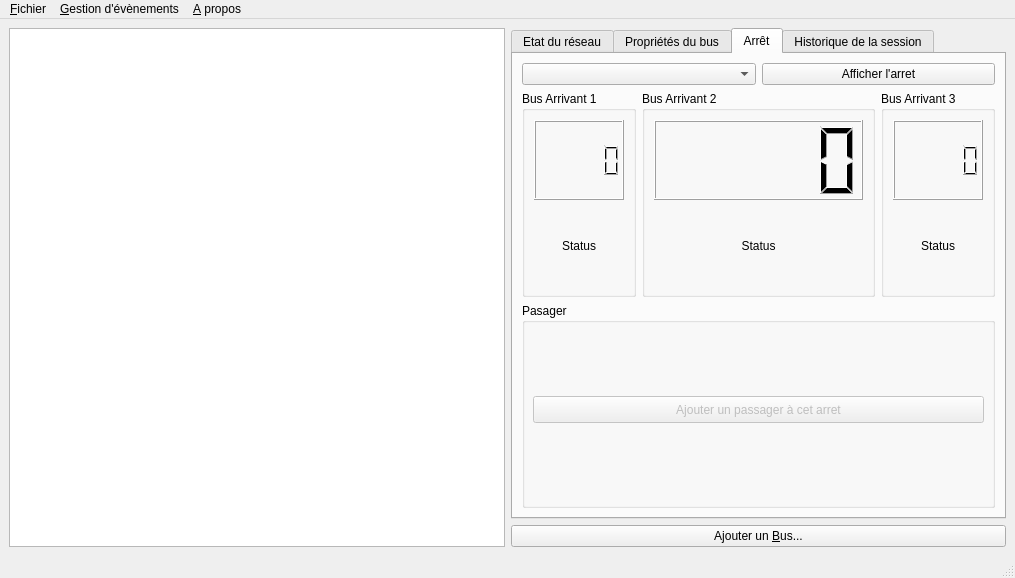
<ui version="4.0" >
 <class>Isibus</class>
 <widget class="QMainWindow" name="Isibus" >
  <property name="geometry" >
   <rect>
    <x>0</x>
    <y>0</y>
    <width>1015</width>
    <height>578</height>
   </rect>
  </property>
  <property name="windowTitle" >
   <string>MainWindow</string>
  </property>
  <widget class="QWidget" name="centralwidget" >
   <layout class="QGridLayout" >
    <property name="margin" >
     <number>9</number>
    </property>
    <property name="spacing" >
     <number>6</number>
    </property>
    <item row="0" column="1" >
     <widget class="QTabWidget" name="tabWidget" >
      <property name="currentIndex" >
       <number>2</number>
      </property>
      <widget class="QWidget" name="tab_etat_reseau" >
       <attribute name="title" >
        <string>Etat du réseau</string>
       </attribute>
       <layout class="QGridLayout" >
        <property name="margin" >
         <number>9</number>
        </property>
        <property name="spacing" >
         <number>6</number>
        </property>
        <item row="0" column="0" >
         <widget class="QTableWidget" name="tableWidget" >
          <column>
           <property name="text" >
            <string>Ligne</string>
           </property>
          </column>
          <column>
           <property name="text" >
            <string>Bus</string>
           </property>
          </column>
          <column>
           <property name="text" >
            <string>Etat</string>
           </property>
          </column>
         </widget>
        </item>
       </layout>
      </widget>
      <widget class="QWidget" name="tab_property" >
       <attribute name="title" >
        <string>Propriétés du bus</string>
       </attribute>
       <layout class="QGridLayout" >
        <property name="margin" >
         <number>9</number>
        </property>
        <property name="spacing" >
         <number>6</number>
        </property>
        <item row="2" column="0" colspan="2" >
         <widget class="QGroupBox" name="groupBox_2" >
          <property name="sizePolicy" >
           <sizepolicy>
            <hsizetype>5</hsizetype>
            <vsizetype>0</vsizetype>
            <horstretch>0</horstretch>
            <verstretch>0</verstretch>
           </sizepolicy>
          </property>
          <property name="title" >
           <string>Piloter le bus</string>
          </property>
          <layout class="QGridLayout" >
           <property name="margin" >
            <number>9</number>
           </property>
           <property name="spacing" >
            <number>6</number>
           </property>
           <item row="0" column="0" >
            <widget class="QPushButton" name="slowBusButton" >
             <property name="enabled" >
              <bool>false</bool>
             </property>
             <property name="text" >
              <string>Faire &amp;ralentir ce bus</string>
             </property>
             <property name="icon" >
              <iconset>../../build/ui/pics/bus_Slow.png</iconset>
             </property>
             <property name="iconSize" >
              <size>
               <width>30</width>
               <height>30</height>
              </size>
             </property>
            </widget>
           </item>
           <item row="0" column="1" >
            <widget class="QPushButton" name="accelBusButton" >
             <property name="enabled" >
              <bool>false</bool>
             </property>
             <property name="text" >
              <string>Faire &amp;accelerer ce bus</string>
             </property>
             <property name="icon" >
              <iconset>../../build/ui/pics/bus_Accel.png</iconset>
             </property>
             <property name="iconSize" >
              <size>
               <width>30</width>
               <height>30</height>
              </size>
             </property>
            </widget>
           </item>
          </layout>
         </widget>
        </item>
        <item row="4" column="0" colspan="2" >
         <widget class="QPushButton" name="delBusButton" >
          <property name="enabled" >
           <bool>false</bool>
          </property>
          <property name="text" >
           <string>&amp;Supprimer ce bus</string>
          </property>
          <property name="icon" >
           <iconset>../../build/ui/pics/bus_delete.png</iconset>
          </property>
          <property name="iconSize" >
           <size>
            <width>30</width>
            <height>30</height>
           </size>
          </property>
         </widget>
        </item>
        <item row="3" column="0" colspan="2" >
         <spacer>
          <property name="orientation" >
           <enum>Qt::Horizontal</enum>
          </property>
          <property name="sizeHint" >
           <size>
            <width>40</width>
            <height>20</height>
           </size>
          </property>
         </spacer>
        </item>
        <item row="0" column="1" >
         <widget class="QPushButton" name="button_viewbus" >
          <property name="text" >
           <string>Afficher ce bus</string>
          </property>
         </widget>
        </item>
        <item row="0" column="0" >
         <widget class="QComboBox" name="cbBus" />
        </item>
        <item row="1" column="0" colspan="2" >
         <widget class="QGroupBox" name="groupBox_3" >
          <property name="sizePolicy" >
           <sizepolicy>
            <hsizetype>5</hsizetype>
            <vsizetype>0</vsizetype>
            <horstretch>0</horstretch>
            <verstretch>0</verstretch>
           </sizepolicy>
          </property>
          <property name="title" >
           <string>Information sur le bus selectionné</string>
          </property>
          <layout class="QGridLayout" >
           <property name="margin" >
            <number>9</number>
           </property>
           <property name="spacing" >
            <number>6</number>
           </property>
           <item row="4" column="0" colspan="2" >
            <widget class="QGroupBox" name="groupBox_4" >
             <property name="title" >
              <string>Route / Segment</string>
             </property>
             <layout class="QGridLayout" >
              <property name="margin" >
               <number>9</number>
              </property>
              <property name="spacing" >
               <number>6</number>
              </property>
              <item row="0" column="1" >
               <widget class="QLCDNumber" name="lcdn_segment" />
              </item>
              <item row="0" column="0" >
               <widget class="QLCDNumber" name="lcdn_route" />
              </item>
             </layout>
            </widget>
           </item>
           <item row="1" column="1" >
            <widget class="QLCDNumber" name="lcdn_numero" />
           </item>
           <item row="1" column="0" >
            <widget class="QLabel" name="label_2" >
             <property name="text" >
              <string>Numéro du bus</string>
             </property>
            </widget>
           </item>
           <item row="0" column="1" >
            <widget class="QLCDNumber" name="lcdn_ligne" />
           </item>
           <item row="2" column="1" >
            <widget class="QLCDNumber" name="lcdn_capacite" />
           </item>
           <item row="0" column="0" >
            <widget class="QLabel" name="label" >
             <property name="text" >
              <string>Ligne</string>
             </property>
            </widget>
           </item>
           <item row="3" column="1" >
            <widget class="QLCDNumber" name="lcdn_vitesse" />
           </item>
           <item row="2" column="0" >
            <widget class="QLabel" name="label_3" >
             <property name="text" >
              <string>Capacité</string>
             </property>
            </widget>
           </item>
           <item row="3" column="0" >
            <widget class="QLabel" name="label_4" >
             <property name="text" >
              <string>Vitesse (km/h)</string>
             </property>
            </widget>
           </item>
          </layout>
         </widget>
        </item>
       </layout>
      </widget>
      <widget class="QWidget" name="tab_arret" >
       <attribute name="title" >
        <string>Arrêt</string>
       </attribute>
       <layout class="QGridLayout" >
        <property name="margin" >
         <number>9</number>
        </property>
        <property name="spacing" >
         <number>6</number>
        </property>
        <item row="0" column="2" colspan="2" >
         <widget class="QPushButton" name="button_viewarret" >
          <property name="text" >
           <string>Afficher l'arret</string>
          </property>
         </widget>
        </item>
        <item row="0" column="0" colspan="2" >
         <widget class="QComboBox" name="cb_arret" />
        </item>
        <item row="1" column="0" >
         <widget class="QGroupBox" name="gbBus1" >
          <property name="title" >
           <string>Bus Arrivant 1</string>
          </property>
          <layout class="QGridLayout" >
           <property name="margin" >
            <number>9</number>
           </property>
           <property name="spacing" >
            <number>6</number>
           </property>
           <item row="1" column="0" >
            <widget class="QLabel" name="lcdArretBusStatus1" >
             <property name="text" >
              <string>Status</string>
             </property>
             <property name="alignment" >
              <set>Qt::AlignCenter</set>
             </property>
            </widget>
           </item>
           <item row="0" column="0" >
            <widget class="QLCDNumber" name="lcdArretBus1" />
           </item>
          </layout>
         </widget>
        </item>
        <item row="2" column="0" colspan="4" >
         <widget class="QGroupBox" name="groupBox" >
          <property name="title" >
           <string>Pasager</string>
          </property>
          <widget class="QPushButton" name="pushButton" >
           <property name="enabled" >
            <bool>false</bool>
           </property>
           <property name="geometry" >
            <rect>
             <x>11</x>
             <y>93</y>
             <width>451</width>
             <height>27</height>
            </rect>
           </property>
           <property name="text" >
            <string>Ajouter un passager à cet arret</string>
           </property>
          </widget>
         </widget>
        </item>
        <item row="1" column="1" colspan="2" >
         <widget class="QGroupBox" name="gbBus2" >
          <property name="title" >
           <string>Bus Arrivant 2</string>
          </property>
          <layout class="QGridLayout" >
           <property name="margin" >
            <number>9</number>
           </property>
           <property name="spacing" >
            <number>6</number>
           </property>
           <item row="1" column="0" >
            <widget class="QLabel" name="lcdArretBusStatus2" >
             <property name="text" >
              <string>Status</string>
             </property>
             <property name="alignment" >
              <set>Qt::AlignCenter</set>
             </property>
            </widget>
           </item>
           <item row="0" column="0" >
            <widget class="QLCDNumber" name="lcdArretBus2" />
           </item>
          </layout>
         </widget>
        </item>
        <item row="1" column="3" >
         <widget class="QGroupBox" name="gbBus3" >
          <property name="title" >
           <string>Bus Arrivant 3</string>
          </property>
          <layout class="QGridLayout" >
           <property name="margin" >
            <number>9</number>
           </property>
           <property name="spacing" >
            <number>6</number>
           </property>
           <item row="1" column="0" >
            <widget class="QLabel" name="lcdArretBusStatus3" >
             <property name="text" >
              <string>Status</string>
             </property>
             <property name="alignment" >
              <set>Qt::AlignCenter</set>
             </property>
            </widget>
           </item>
           <item row="0" column="0" >
            <widget class="QLCDNumber" name="lcdArretBus3" />
           </item>
          </layout>
         </widget>
        </item>
       </layout>
      </widget>
      <widget class="QWidget" name="tab_historique" >
       <attribute name="title" >
        <string>Historique de la session</string>
       </attribute>
       <layout class="QGridLayout" >
        <property name="margin" >
         <number>9</number>
        </property>
        <property name="spacing" >
         <number>6</number>
        </property>
        <item row="0" column="0" >
         <widget class="QListWidget" name="lw_historique" />
        </item>
       </layout>
      </widget>
     </widget>
    </item>
    <item row="1" column="1" >
     <widget class="QPushButton" name="addBusButton" >
      <property name="text" >
       <string>Ajouter un &amp;Bus...</string>
      </property>
      <property name="icon" >
       <iconset>pics/bus_new.png</iconset>
      </property>
      <property name="iconSize" >
       <size>
        <width>30</width>
        <height>30</height>
       </size>
      </property>
     </widget>
    </item>
    <item rowspan="2" row="0" column="0" >
     <widget class="QGraphicsView" name="mainView" />
    </item>
   </layout>
  </widget>
  <widget class="QMenuBar" name="menubar" >
   <property name="geometry" >
    <rect>
     <x>0</x>
     <y>0</y>
     <width>1015</width>
     <height>29</height>
    </rect>
   </property>
   <widget class="QMenu" name="menuAbout" >
    <property name="title" >
     <string>&amp;A propos</string>
    </property>
   </widget>
   <widget class="QMenu" name="menu_File" >
    <property name="title" >
     <string>&amp;Fichier</string>
    </property>
    <addaction name="action_Quit" />
   </widget>
   <widget class="QMenu" name="menu_Gestion_d_v_nements" >
    <property name="title" >
     <string>&amp;Gestion d'évènements</string>
    </property>
    <addaction name="actionProvoquer_la_panne_d_un_bus" />
    <addaction name="actionProvoquer_une_m_eute_dans_un_bus" />
    <addaction name="actionCr_er_un_bouchon_sur_le_r_seau_routier" />
   </widget>
   <addaction name="menu_File" />
   <addaction name="menu_Gestion_d_v_nements" />
   <addaction name="menuAbout" />
  </widget>
  <widget class="QStatusBar" name="statusbar" />
  <action name="action_Quit" >
   <property name="text" >
    <string>&amp;Quit</string>
   </property>
  </action>
  <action name="actionProvoquer_la_panne_d_un_bus" >
   <property name="text" >
    <string>Provoquer la &amp;panne d'un bus</string>
   </property>
  </action>
  <action name="actionProvoquer_une_m_eute_dans_un_bus" >
   <property name="text" >
    <string>Provoquer une ém&amp;eute dans un bus</string>
   </property>
  </action>
  <action name="actionCr_er_un_bouchon_sur_le_r_seau_routier" >
   <property name="text" >
    <string>Créer un &amp;bouchon sur le réseau routier</string>
   </property>
  </action>
 </widget>
 <resources/>
 <connections/>
</ui>
